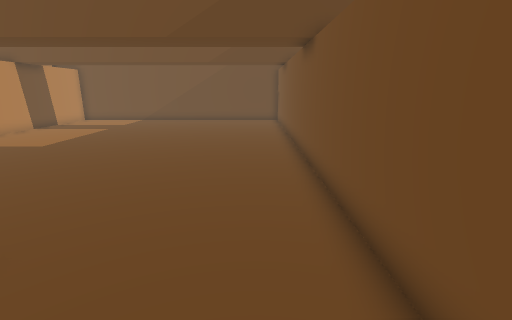
[1] (above)

13 first-person views from a walk through a 3-D level made in the Unity game engine. The camera is 1.2 m above the floor, tilts 14° down and sees 85° across. The floor is counted in squares, 0.5 m on a side. Each view is taken from the middle of a square. On the plan, view 1 faces up. The plan holds only what a view shows up to about 18 squares ahead; the rest is blank. The place goes on beyond the plan. The player character is not drawn.

[2]
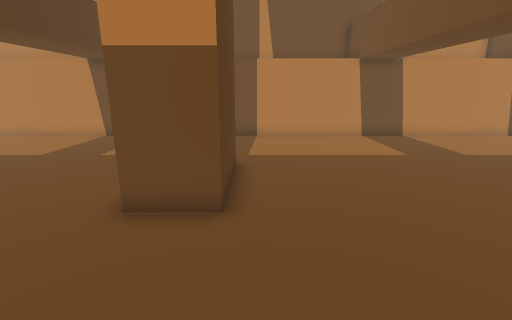

[3]
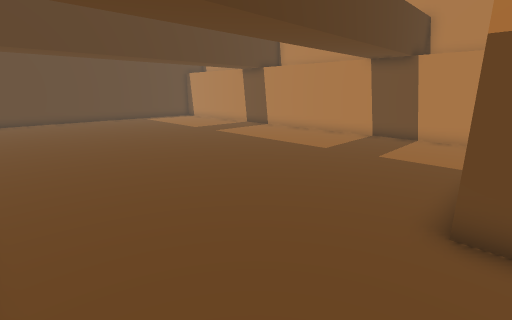

[4]
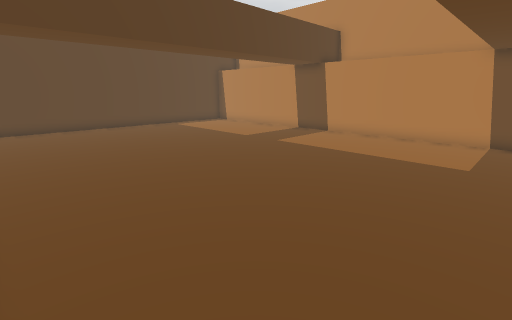

[5]
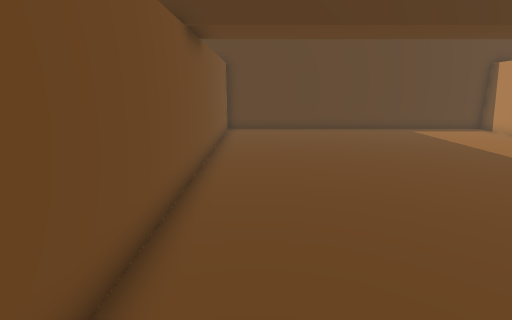

[6]
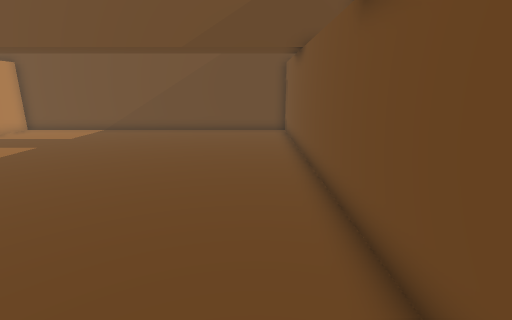

[7]
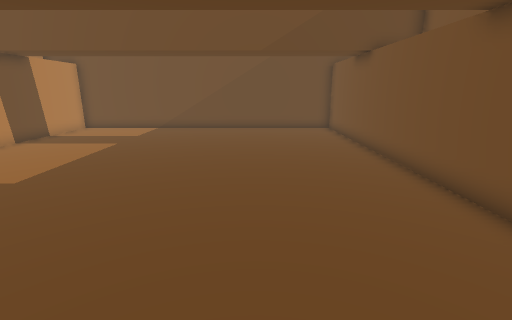

[8]
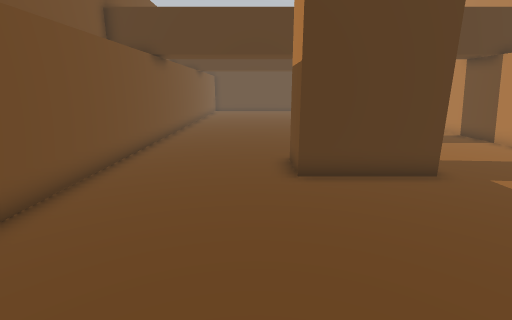

[9]
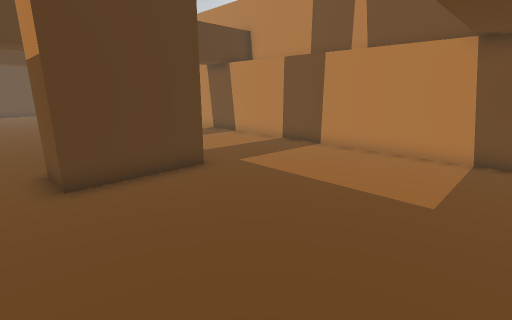

[10]
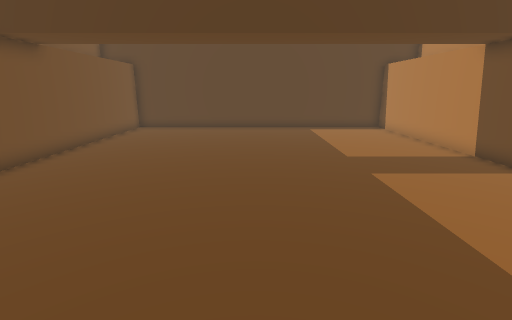

[11]
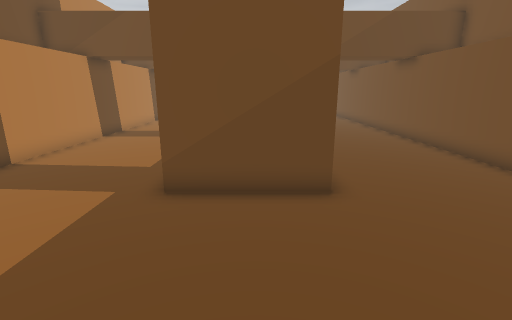

[12]
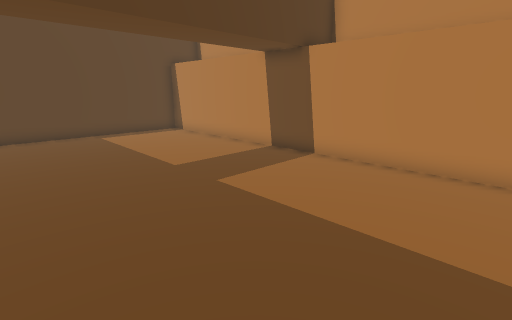

[13]
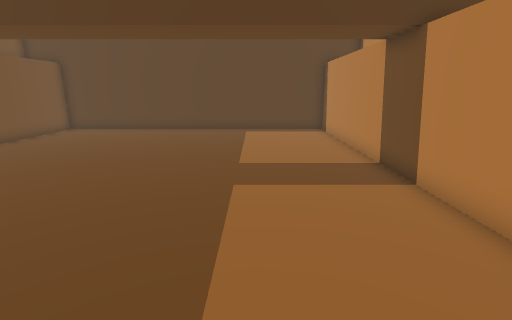

### Floor plan
Ten units are one square. View 1 is at (0, 0); x grows to the right and y downward. Boxes are objects, and circles mark ways between rooms. Rooms are numbered by the first view taken in them; rooms with no view inside come last. Other rooms are left out.
<svg viewBox="-147 -238 170 470">
<path fill="none" stroke="#000" d="M-42 -13 -82 -13M-142 4 -142 227 18 227 18 -5M-82 -33 -42 -33 -42 -13M18 -5 18 -233 -142 -233 -142 4"/>
<circle cx="-110" cy="-2" r="3" fill="#2a7"/>
<circle cx="-15" cy="-10" r="3" fill="#2a7"/>
<text x="-60" y="110">1</text>
<text x="-60" y="-120">2</text>
</svg>
Room 1 opens to room 2.

Where each view was taken, in squares from view 1:
view 1: 0 up, 0 right, facing up
view 2: 4 up, 1 right, facing left
view 3: 2 up, 1 right, facing down-left
view 4: 3 down, 1 right, facing down-left
view 5: 5 down, 0 right, facing down
view 6: 6 up, 0 right, facing up
view 7: 5 up, 3 left, facing up
view 8: 11 up, 3 left, facing down
view 9: 11 up, 3 left, facing down-left
view 10: 4 down, 6 left, facing down
view 11: 5 down, 6 left, facing up
view 12: 6 down, 5 left, facing down-left
view 13: 5 down, 10 left, facing down
